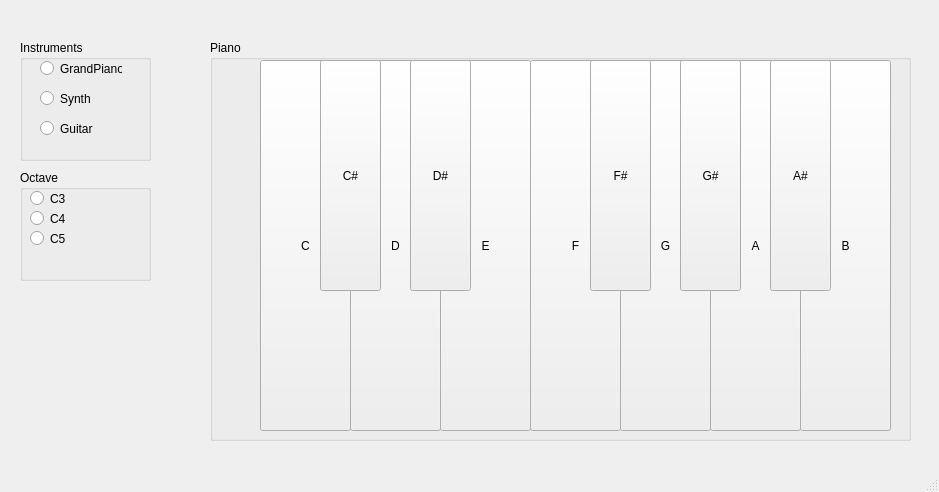
<?xml version="1.0" encoding="UTF-8"?>
<ui version="4.0">
 <class>MainWindow</class>
 <widget class="QMainWindow" name="MainWindow">
  <property name="geometry">
   <rect>
    <x>0</x>
    <y>0</y>
    <width>939</width>
    <height>492</height>
   </rect>
  </property>
  <property name="windowTitle">
   <string>MainWindow</string>
  </property>
  <widget class="QWidget" name="centralwidget">
   <widget class="QGroupBox" name="groupBox">
    <property name="geometry">
     <rect>
      <x>20</x>
      <y>40</y>
      <width>131</width>
      <height>121</height>
     </rect>
    </property>
    <property name="title">
     <string>Instruments</string>
    </property>
    <widget class="QRadioButton" name="GrandPiano">
     <property name="geometry">
      <rect>
       <x>20</x>
       <y>20</y>
       <width>82</width>
       <height>17</height>
      </rect>
     </property>
     <property name="text">
      <string>GrandPiano</string>
     </property>
    </widget>
    <widget class="QRadioButton" name="Synth">
     <property name="geometry">
      <rect>
       <x>20</x>
       <y>50</y>
       <width>82</width>
       <height>17</height>
      </rect>
     </property>
     <property name="text">
      <string>Synth</string>
     </property>
    </widget>
    <widget class="QRadioButton" name="Guitar">
     <property name="geometry">
      <rect>
       <x>20</x>
       <y>80</y>
       <width>82</width>
       <height>17</height>
      </rect>
     </property>
     <property name="text">
      <string>Guitar</string>
     </property>
    </widget>
   </widget>
   <widget class="QGroupBox" name="Octave">
    <property name="geometry">
     <rect>
      <x>20</x>
      <y>170</y>
      <width>131</width>
      <height>111</height>
     </rect>
    </property>
    <property name="title">
     <string>Octave</string>
    </property>
    <widget class="QRadioButton" name="Cthree">
     <property name="geometry">
      <rect>
       <x>10</x>
       <y>20</y>
       <width>82</width>
       <height>17</height>
      </rect>
     </property>
     <property name="text">
      <string>C3</string>
     </property>
    </widget>
    <widget class="QRadioButton" name="Cfour">
     <property name="geometry">
      <rect>
       <x>10</x>
       <y>40</y>
       <width>82</width>
       <height>17</height>
      </rect>
     </property>
     <property name="text">
      <string>C4</string>
     </property>
    </widget>
    <widget class="QRadioButton" name="Cfive">
     <property name="geometry">
      <rect>
       <x>10</x>
       <y>60</y>
       <width>82</width>
       <height>17</height>
      </rect>
     </property>
     <property name="text">
      <string>C5</string>
     </property>
    </widget>
   </widget>
   <widget class="QGroupBox" name="groupBox_2">
    <property name="geometry">
     <rect>
      <x>210</x>
      <y>40</y>
      <width>701</width>
      <height>401</height>
     </rect>
    </property>
    <property name="title">
     <string>Piano</string>
    </property>
    <widget class="QPushButton" name="keyC">
     <property name="geometry">
      <rect>
       <x>50</x>
       <y>20</y>
       <width>91</width>
       <height>371</height>
      </rect>
     </property>
     <property name="text">
      <string>C</string>
     </property>
    </widget>
    <widget class="QPushButton" name="keyD">
     <property name="geometry">
      <rect>
       <x>140</x>
       <y>20</y>
       <width>91</width>
       <height>371</height>
      </rect>
     </property>
     <property name="text">
      <string>D</string>
     </property>
    </widget>
    <widget class="QPushButton" name="keyE">
     <property name="geometry">
      <rect>
       <x>230</x>
       <y>20</y>
       <width>91</width>
       <height>371</height>
      </rect>
     </property>
     <property name="text">
      <string>E</string>
     </property>
    </widget>
    <widget class="QPushButton" name="keyF">
     <property name="geometry">
      <rect>
       <x>320</x>
       <y>20</y>
       <width>91</width>
       <height>371</height>
      </rect>
     </property>
     <property name="text">
      <string>F</string>
     </property>
    </widget>
    <widget class="QPushButton" name="keyG">
     <property name="geometry">
      <rect>
       <x>410</x>
       <y>20</y>
       <width>91</width>
       <height>371</height>
      </rect>
     </property>
     <property name="text">
      <string>G</string>
     </property>
    </widget>
    <widget class="QPushButton" name="keyA">
     <property name="geometry">
      <rect>
       <x>500</x>
       <y>20</y>
       <width>91</width>
       <height>371</height>
      </rect>
     </property>
     <property name="text">
      <string>A</string>
     </property>
    </widget>
    <widget class="QPushButton" name="keyB">
     <property name="geometry">
      <rect>
       <x>590</x>
       <y>20</y>
       <width>91</width>
       <height>371</height>
      </rect>
     </property>
     <property name="text">
      <string>B</string>
     </property>
    </widget>
    <widget class="QPushButton" name="keydiezC">
     <property name="geometry">
      <rect>
       <x>110</x>
       <y>20</y>
       <width>61</width>
       <height>231</height>
      </rect>
     </property>
     <property name="text">
      <string>C#</string>
     </property>
    </widget>
    <widget class="QPushButton" name="keydiezD">
     <property name="geometry">
      <rect>
       <x>200</x>
       <y>20</y>
       <width>61</width>
       <height>231</height>
      </rect>
     </property>
     <property name="text">
      <string>D#</string>
     </property>
    </widget>
    <widget class="QPushButton" name="keydiezF">
     <property name="geometry">
      <rect>
       <x>380</x>
       <y>20</y>
       <width>61</width>
       <height>231</height>
      </rect>
     </property>
     <property name="text">
      <string>F#</string>
     </property>
    </widget>
    <widget class="QPushButton" name="keydiezG">
     <property name="geometry">
      <rect>
       <x>470</x>
       <y>20</y>
       <width>61</width>
       <height>231</height>
      </rect>
     </property>
     <property name="text">
      <string>G#</string>
     </property>
    </widget>
    <widget class="QPushButton" name="keydiezA">
     <property name="geometry">
      <rect>
       <x>560</x>
       <y>20</y>
       <width>61</width>
       <height>231</height>
      </rect>
     </property>
     <property name="text">
      <string>A#</string>
     </property>
    </widget>
   </widget>
  </widget>
  <widget class="QMenuBar" name="menubar">
   <property name="geometry">
    <rect>
     <x>0</x>
     <y>0</y>
     <width>939</width>
     <height>21</height>
    </rect>
   </property>
  </widget>
  <widget class="QStatusBar" name="statusbar"/>
 </widget>
 <resources/>
 <connections/>
</ui>
